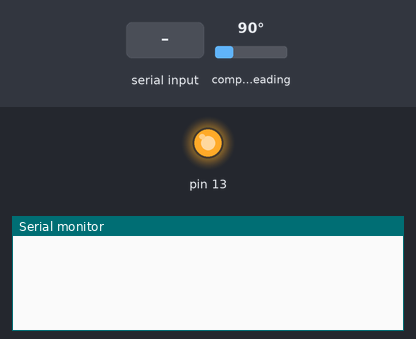
Bench run of a sketch on a simulated Teensy 4. Shown: output pins drawn as LEDs (lit = HIGH), the last lines printed to the serial monitor. Inputs (shaded band) come from the test bench; at power-on: compass heading 90°. Pins used as bus, display or sensor lines are not drawn.

Above: at 1.2 s.
1.3 s: "90,45,200\n" received over Serial
At 2.5 s:
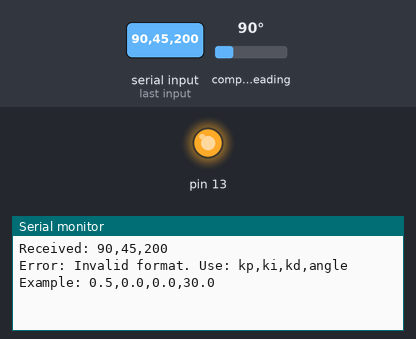
2.8 s: "90,45\n" received over Serial
At 3.9 s:
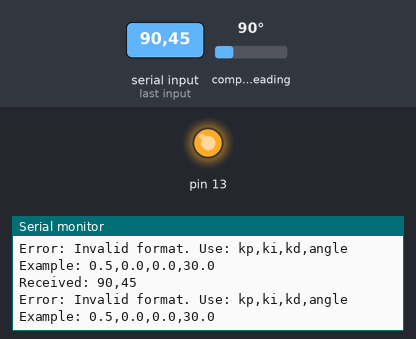
4.3 s: "90,45,200,10\n" received over Serial
At 5.1 s:
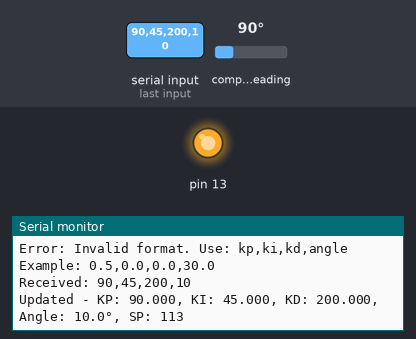

Measured:
- after the input at 1.3 s, the serial monitor: prints a new line after 0.05 s (image 1)
- after the input at 2.8 s, the serial monitor: prints a new line after 0.05 s (image 2)
- after the input at 4.3 s, the serial monitor: prints a new line after 0.05 s (image 3)

The sketch:

kfs_posPid.ino
```cpp
#include <Wire.h>
#include <AS5600.h>
#include <IntervalTimer.h>

// ============= kfs picking =================
int dc_lpwm = 2;
int dc_rpwm = 3;

// Using standard Wire (Pin 18 SDA, Pin 19 SCL)
AS5600 as5600(&Wire);

//pos pid constants
float kfs_kp = 0.0;
float kfs_ki = 0.0;
float kfs_kd = 0.0;

double prevError = 0;
int kfs_sp = 0;
float kfs_integ=0.0;
float kfs_der=0.0;
float kfs_pid = 0.0;

long rotations = 0;
int prevRawAngle = 0;

IntervalTimer timer;


void setup() {
  Serial.begin(9600);

  // led on
  pinMode(13, OUTPUT);
  digitalWrite(13, HIGH);

  // 1. Initialize Standard Wire (Pins 18/19)
  // Wire.setSDA(16);  // Set SDA to pin 16
  // Wire.setSCL(17);  // Set SCL to pin 17
  Wire.begin();

  // 2. Initialize AS5600
  as5600.begin();

  // Check connection
  if (!as5600.isConnected()) {
    Serial.println("WARNING: AS5600 not found on Pins 18/19!");
  } else {
    prevRawAngle = as5600.readAngle();
  }

  // Motor control pins setup
  pinMode(dc_lpwm, OUTPUT);
  pinMode(dc_rpwm, OUTPUT);

  // Initialize motors to stop
  analogWrite(dc_lpwm, 0);
  analogWrite(dc_rpwm, 0);

  analogWriteResolution(14);
  analogWriteFrequency(0, 9000);


  timer.begin(calcPID, 75000);
}

void loop() {

}

// void input() {
//   if (Serial.available() > 0) {
//     String input = Serial.readString();
//     kfs_sp = input.toInt() / 360.0 * 4096;   // deg -> ticks
//   }
//   // Serial.printf(" kfs_sp:%f", kfs_sp);
// }

void input() {
  if (Serial.available() > 0) {       // 0350.50.30

  String input = Serial.readString();

  kfs_kp = input.substring(0,3).toFloat();
  kfs_ki = input.substring(3,6).toFloat();
  kfs_kd = input.substring(6,9).toFloat();
  kfs_sp = input.substring(9).toFloat() / 360.0 * 4096;
  }
  Serial.printf(" kp:%f\n", kfs_kp);
  Serial.printf(" ki:%f", kfs_ki);
  Serial.printf(" kd:%f", kfs_kd);
  Serial.printf(" sp:%f", kfs_sp);
}

void parseSerialInput() {
  if (Serial.available() > 0) {
    // Read the entire line
    String input = Serial.readStringUntil('\n');
    input.trim();  // Remove \r, \n, spaces

    if (input.length() == 0) return;

    Serial.print("Received: ");
    Serial.println(input);

    // Find comma positions
    int comma1 = input.indexOf(',');
    int comma2 = input.indexOf(',', comma1 + 1);
    int comma3 = input.indexOf(',', comma2 + 1);

    // Check if we have all 3 commas
    if (comma1 == -1 || comma2 == -1 || comma3 == -1) {
      Serial.println("Error: Invalid format. Use: kp,ki,kd,angle");
      Serial.println("Example: 0.5,0.0,0.0,30.0");
      return;
    }

    // Extract substrings
    String kp_str = input.substring(0, comma1);
    String ki_str = input.substring(comma1 + 1, comma2);
    String kd_str = input.substring(comma2 + 1, comma3);
    String angle_str = input.substring(comma3 + 1);

    // Convert to values
    kfs_kp = kp_str.toFloat();
    kfs_ki = ki_str.toFloat();
    kfs_kd = kd_str.toFloat();
    float angle_degrees = angle_str.toFloat();

    // Convert angle to encoder counts (AS5600 has 4096 counts/rev)
    kfs_sp = (int)(angle_degrees * (4096.0 / 360.0));

    // Reset integral term when setpoint changes
    kfs_integ = 0;
    prevError = 0;

    // Print confirmation
    Serial.print("Updated - ");
    Serial.print("KP: "); Serial.print(kfs_kp, 3);
    Serial.print(", KI: "); Serial.print(kfs_ki, 3);
    Serial.print(", KD: "); Serial.print(kfs_kd, 3);
    Serial.print(", Angle: "); Serial.print(angle_degrees, 1);
    Serial.print("°, SP: "); Serial.println(kfs_sp);
  }
}

void calcPID() {

  // input();
  parseSerialInput();

  // // Read encoder with wrap-around handling
  // int raw = as5600.readAngle();

  // // Handle wrap-around
  // if ((raw - prevRawAngle) < -2048) rotations++;
  // else if ((raw - prevRawAngle) > 2048) rotations--;

  // long currentCounts = (rotations * 4096L) + raw;
  // prevRawAngle = raw;
  // Serial.println(currentCounts);

  long currentCounts = as5600.getCumulativePosition();

  // PID Control
  float err = kfs_sp - currentCounts;
  kfs_integ = kfs_integ + (err*0.075);
  kfs_der = (err - prevError)/0.075;

  kfs_pid = (kfs_kp*err) + (kfs_ki*kfs_integ) + (kfs_kd*kfs_der);
  prevError = err;

  runMotor(dc_rpwm, dc_lpwm, kfs_pid);

}

void runMotor(int RPWM, int LPWM, float speed) {
  int pwm = abs(speed);
  pwm = constrain(pwm, 0, 12000);

  if (speed > 0) {      // to check direction: if +ve - HIGH, else LOW
    analogWrite(RPWM, pwm);
    analogWrite(LPWM, 0);
  } else if (speed < 0) {
    analogWrite(RPWM, 0);
    analogWrite(LPWM, pwm);
  } else {
    analogWrite(RPWM, 0);
    analogWrite(LPWM, 0);
  }
}
```
